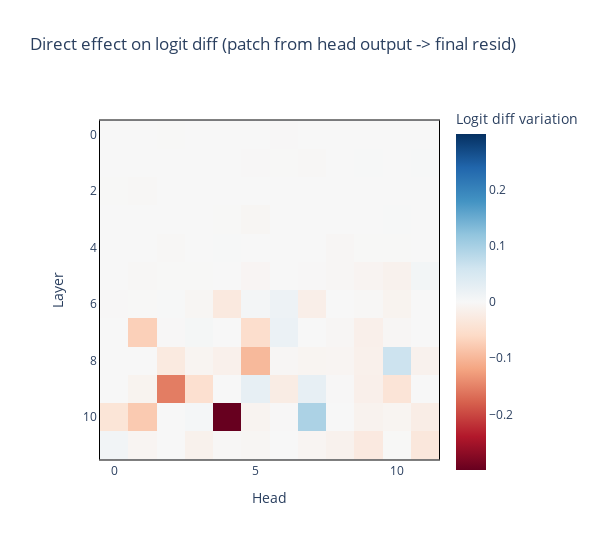

Notebook code cell kept with this figure:
### Code cell
imshow_p(
    results['z'],
    title="Direct effect on logit diff (patch from head output -> final resid)",
    labels={"x": "Head", "y": "Layer", "color": "Logit diff variation"},
    border=True,
    width=600,
    margin={"r": 100, "l": 100}
)

### Figure 1 — Plotly figure (JSON) as saved in the notebook; plotly's stock layout.template omitted (floating-point values rounded to 4 significant figures; data arrays with more than 128 entries replaced by an {"elided": "..."} marker saying what was removed)
{"data": [{"coloraxis": "coloraxis", "hovertemplate": "Head: %{x}<br>Layer: %{y}<br>Logit diff variation: %{z}<extra></extra>", "name": "0", "type": "heatmap", "xaxis": "x", "yaxis": "y", "z": {"elided": "12x12 float values"}}], "layout": {"coloraxis": {"cmid": 0, "colorbar": {"title": {"text": "Logit diff variation"}}, "colorscale": [[0, "rgb(103,0,31)"], [0.1, "rgb(178,24,43)"], [0.2, "rgb(214,96,77)"], [0.3, "rgb(244,165,130)"], [0.4, "rgb(253,219,199)"], [0.5, "rgb(247,247,247)"], [0.6, "rgb(209,229,240)"], [0.7, "rgb(146,197,222)"], [0.8, "rgb(67,147,195)"], [0.9, "rgb(33,102,172)"], [1, "rgb(5,48,97)"]]}, "margin": {"l": 100, "r": 100}, "title": {"text": "Direct effect on logit diff (patch from head output -> final resid)"}, "width": 600, "xaxis": {"anchor": "y", "constrain": "domain", "domain": [0, 1], "linecolor": "black", "linewidth": 1, "mirror": true, "scaleanchor": "y", "showline": true, "title": {"text": "Head"}}, "yaxis": {"anchor": "x", "autorange": "reversed", "constrain": "domain", "domain": [0, 1], "linecolor": "black", "linewidth": 1, "mirror": true, "showline": true, "title": {"text": "Layer"}}}}
